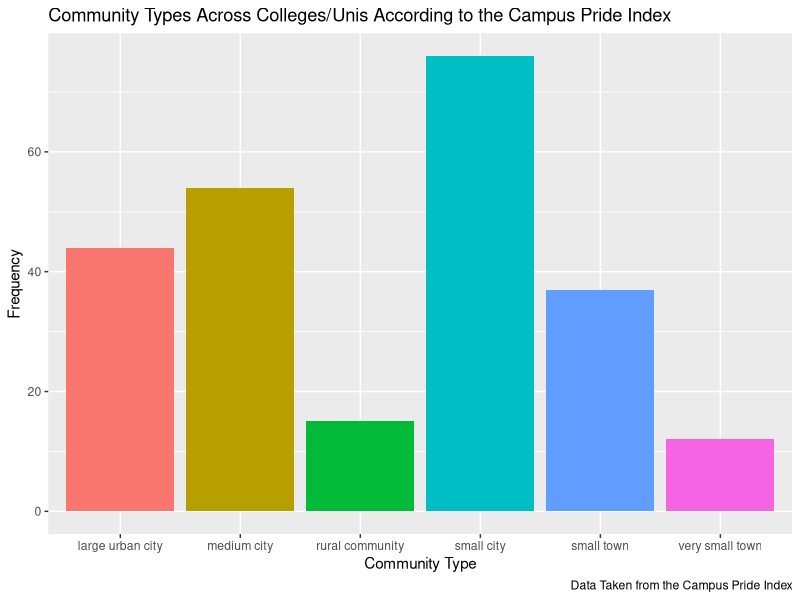
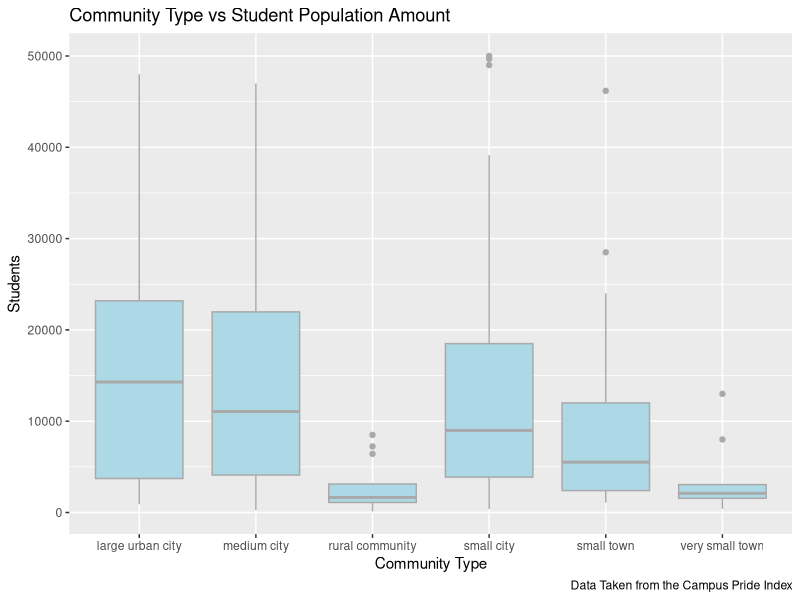
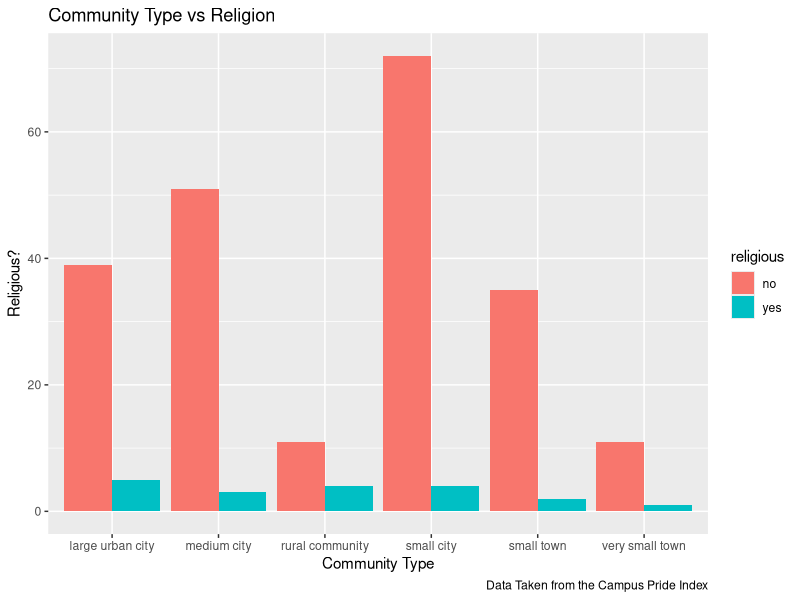
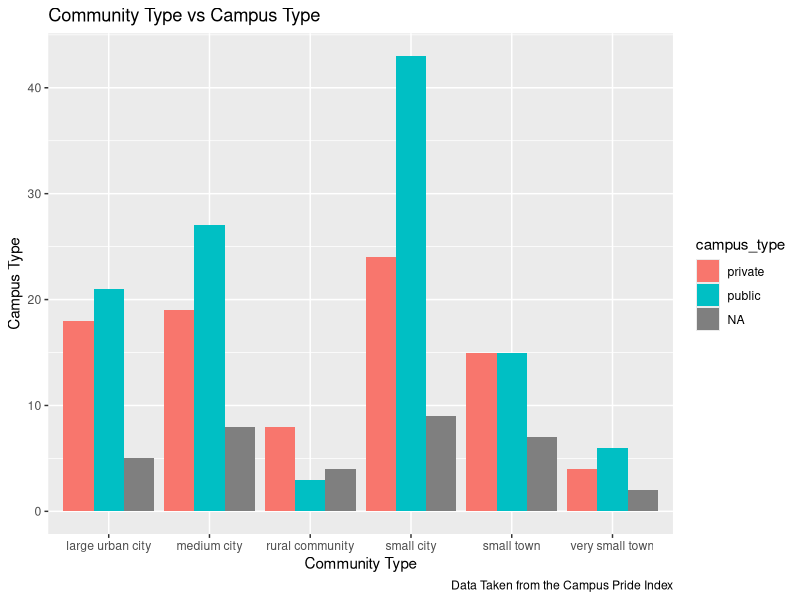
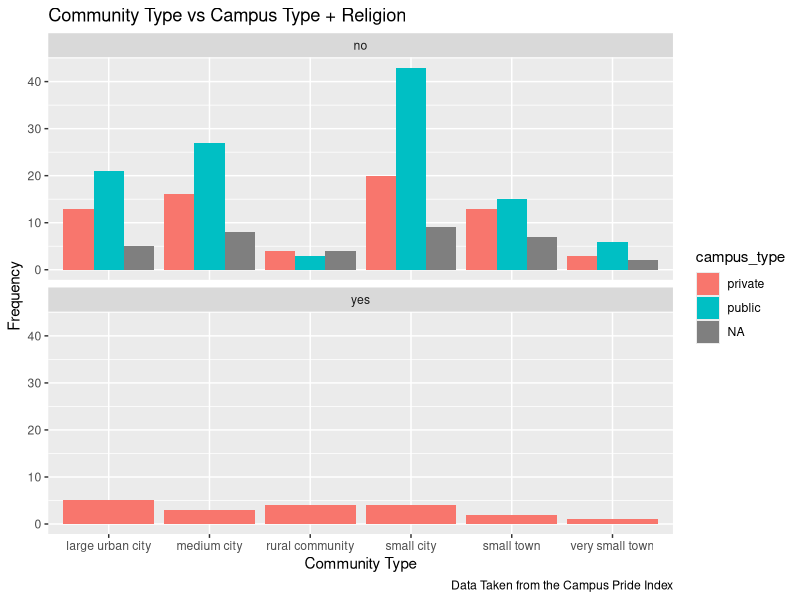

The R script that drew these images, in order:
## ---- chunk 1
knitr::opts_chunk$set(echo = FALSE,
                      fig.align = "center")
## ---- chunk 2
# setting up
library(readr)
library(ggplot2)
pride <- "Project1_PrideIndex"
pride <- read_csv("Project1_PrideIndex.csv")
## ---- chunk 3
# bargraph of types of communities
pride.ggplot <- ggplot(pride)
pride.ggplot + geom_bar(aes(x = community_type, fill = community_type), show.legend = FALSE) +
  labs(
    title = "Community Types Across Colleges/Unis According to the Campus Pride Index",
    caption = "Data Taken from the Campus Pride Index",
    x = "Community Type", 
    y = "Frequency", 
  )

# add color?
## ---- chunk 4
# graph of community type and student amount
pride.ggplot + geom_boxplot(aes(x = community_type, y = students, fill = ), fill = "lightblue", color = "darkgray") + 
  labs(
    title = "Community Type vs Student Population Amount",
    caption = "Data Taken from the Campus Pride Index",
    x = "Community Type", 
    y = "Students"
  )
## ---- chunk 5
# graph of community type and religion
ggplot(pride, aes(x = community_type, fill = religious)) +
  geom_bar(position = "dodge") +
    labs(
      title = "Community Type vs Religion",
      caption = "Data Taken from the Campus Pride Index",
      x = "Community Type", 
      y = "Religious?"
    )

## ---- chunk 6
# graph of community type and campus type
ggplot(pride, aes(x = community_type, fill = campus_type)) +
  geom_bar(position = "dodge") +
    labs(
      title = "Community Type vs Campus Type",
      caption = "Data Taken from the Campus Pride Index",
      x = "Community Type", 
      y = "Campus Type"
    )
## ---- chunk 7
# multivariate graph for choice element part G
ggplot(pride, aes(x = community_type, fill = campus_type)) +
  geom_bar(position = "dodge") +
    labs(
      title = "Community Type vs Campus Type + Religion",
      caption = "Data Taken from the Campus Pride Index",
      x = "Community Type", 
      y = "Frequency"
    ) +
  facet_wrap(~religious, ncol = 1)
